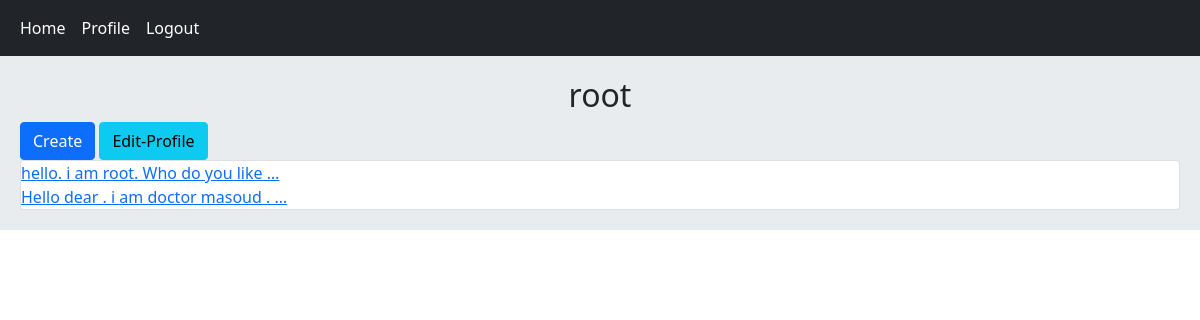
/account/profile/1 (signed in), run on the app's committed database.
### home/models.py (models this page shows, shortened)
class Post(models.Model):
    user = models.ForeignKey(User, on_delete=models.CASCADE, related_name='posts')
    body = models.TextField()
    slug = models.SlugField(max_length=60)
    created = models.DateTimeField(auto_now_add=True)
    updated = models.DateTimeField(auto_now=True)
    def get_absolute_url(self):
        return reverse('home:post_detail', args=(self.id, self.slug))

### account/views.py (the view)
# urls.py: path('profile/<int:user_id>', views.UserProfileView.as_view(), name='user_profile'),
class UserProfileView(LoginRequiredMixin, View):
    def get(self, request, user_id):
        user = get_object_or_404(User, pk=user_id)
        is_following = False
        relation = Relation.objects.filter(from_user=request.user, to_user=user)
        if relation.exists():
            is_following = True
        posts = user.posts.all()
        return render(request, 'account/profile.html', {'user': user, 'posts': posts, 'is_following': is_following})

### account/templates/account/profile.html (shortened to what this page needs)
{% extends 'base.html' %}
{% block content %}
    <h2 class="text-center">{{ user.username }}</h2>
    {% if request.user.id == user.id %}
        <a href="{% url 'home:post_create' %}" class="btn btn-primary">Create</a>
        <a href="{% url 'account:edit_user' %}" class="btn btn-info">Edit-Profile</a>
    {% endif %}
    <div class="card">
        {% for post in posts %}
            <a href="{{ post.get_absolute_url }}">{{ post.body|truncatewords:8 }}</a>
        {% endfor %}
    </div>
{% endblock %}

### data on the page
Post: body "hello. i am root. Who do you like …"
Post: body "Hello dear . i am doctor masoud . …"

### other printed values
{{ user.username }} "root"
